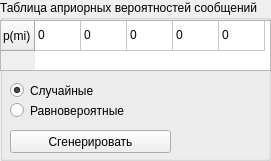
     <widget class="QGroupBox" name="tableOfAprioriMessageProbabilityGroupBox_Rect">
      <property name="geometry">
       <rect>
        <x>10</x>
        <y>470</y>
        <width>271</width>
        <height>161</height>
       </rect>
      </property>
      <property name="title">
       <string>Таблица априорных вероятностей сообщений</string>
      </property>
      <property name="flat">
       <bool>false</bool>
      </property>
      <property name="checkable">
       <bool>false</bool>
      </property>
      <widget class="QTableWidget" name="tableOfAprioriMessageProbability_Rect">
       <property name="geometry">
        <rect>
         <x>0</x>
         <y>20</y>
         <width>271</width>
         <height>51</height>
        </rect>
       </property>
       <property name="gridStyle">
        <enum>Qt::SolidLine</enum>
       </property>
       <property name="cornerButtonEnabled">
        <bool>true</bool>
       </property>
       <attribute name="horizontalHeaderVisible">
        <bool>false</bool>
       </attribute>
       <attribute name="horizontalHeaderCascadingSectionResizes">
        <bool>false</bool>
       </attribute>
       <attribute name="horizontalHeaderDefaultSectionSize">
        <number>46</number>
       </attribute>
       <attribute name="horizontalHeaderHighlightSections">
        <bool>true</bool>
       </attribute>
       <attribute name="horizontalHeaderMinimumSectionSize">
        <number>30</number>
       </attribute>
       <attribute name="horizontalHeaderShowSortIndicator" stdset="0">
        <bool>true</bool>
       </attribute>
       <row>
        <property name="text">
         <string>p(mi)</string>
        </property>
       </row>
       <column>
        <property name="text">
         <string>m1</string>
        </property>
       </column>
       <column>
        <property name="text">
         <string>m2</string>
        </property>
       </column>
       <column>
        <property name="text">
         <string>m3</string>
        </property>
       </column>
       <column>
        <property name="text">
         <string>m4</string>
        </property>
       </column>
       <column>
        <property name="text">
         <string>m5</string>
        </property>
       </column>
       <item row="0" column="0">
        <property name="text">
         <string>0</string>
        </property>
       </item>
       <item row="0" column="1">
        <property name="text">
         <string>0</string>
        </property>
       </item>
       <item row="0" column="2">
        <property name="text">
         <string>0</string>
        </property>
       </item>
       <item row="0" column="3">
        <property name="text">
         <string>0</string>
        </property>
       </item>
       <item row="0" column="4">
        <property name="text">
         <string>0</string>
        </property>
       </item>
      </widget>
      <widget class="QPushButton" name="generateAprioriMessageProbabilities_Rect">
       <property name="geometry">
        <rect>
         <x>10</x>
         <y>130</y>
         <width>161</width>
         <height>23</height>
        </rect>
       </property>
       <property name="text">
        <string>Сгенерировать</string>
       </property>
      </widget>
      <widget class="QRadioButton" name="generateRandomProbabilities_Rect">
       <property name="geometry">
        <rect>
         <x>10</x>
         <y>80</y>
         <width>141</width>
         <height>21</height>
        </rect>
       </property>
       <property name="text">
        <string>Случайные</string>
       </property>
       <property name="checked">
        <bool>true</bool>
       </property>
      </widget>
      <widget class="QRadioButton" name="generateEqualProbabilities_Rect">
       <property name="geometry">
        <rect>
         <x>10</x>
         <y>100</y>
         <width>201</width>
         <height>21</height>
        </rect>
       </property>
       <property name="text">
        <string>Равновероятные</string>
       </property>
      </widget>
     </widget>
